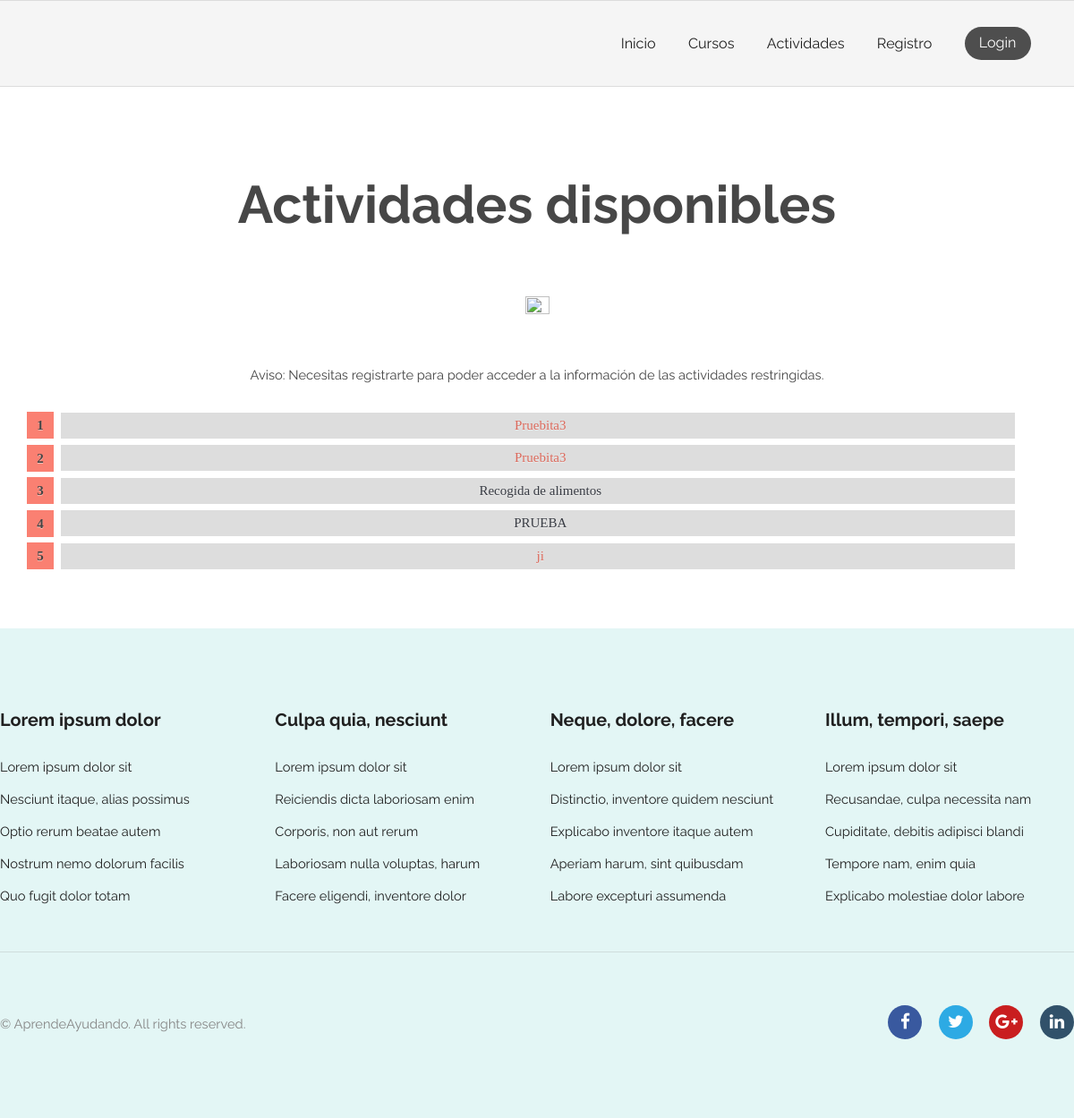
The page /activity/ on the database its author committed.
### activity/models.py (models this page shows, shortened)
class Activity(models.Model):
    title = models.CharField(max_length=200)
    pub_date = models.DateTimeField(verbose_name="date published", auto_now_add=True)
    enrolled_users = models.ManyToManyField(get_user_model(), related_name="activities", blank=True)
    entity = models.ForeignKey(get_user_model(), null=True, on_delete=models.CASCADE, limit_choices_to={'groups__name':'EntidadPublicoPrivada'})
    restricted_entry = models.BooleanField(null=True) #Aun falta añadir esta funcionalidad(recordad hacer el makemigrations->migrate si lo implementais)
    description = models.CharField(max_length=1000)
    class Meta:
        verbose_name = "Actividad"
        verbose_name_plural = "Actividades"

### activity/views.py (the view)
# urls.py: path('', views.index, name='index'), # /activity/
def index(request):
    activityList = Activity.objects.order_by('-pub_date')[:5]
    id_activities_list_inscripted = []
    for activity in activityList:
        if request.user in activity.enrolled_users.all() or request.user==activity.entity:
            id_activities_list_inscripted.extend([activity.id])
    is_entity = False
    if request.user.has_perm('activity.add_activity'):
        is_entity = True
    context = {
        'activityList': activityList,
        'activities_list_inscripted': id_activities_list_inscripted,
        'is_entity': is_entity
    }
    return render(request, 'activity/index.html', context)

### AprendeAyudando/templatetags/auth_extras.py (called while the page is built)
@register.filter(name='has_group')
def has_group(user, group_name):
    try:
        group = Group.objects.get(name=group_name)
        return True if group in user.groups.all() else False
    except Group.DoesNotExist:
        return False

@register.filter(name='is_guest')
def is_guest(user):
    return  not has_group(user, "Estudiante") and not has_group(user, "Profesor") and not has_group(user, "Entidad") and not has_group(user, "Administrador")

### AprendeAyudando/templates/activity/index.html (shortened to what this page needs)
{% extends "registration/base.html" %}
{% block content %}
<section class="wrapper align-center login">
    {% load static %}
    {% load auth_extras %}
    <link rel="stylesheet" type="text/css" href="{% static 'activity/style.css' %}">
    <div class="container 100% listaActividades">
        {% if filtered_by_enrolled %}
            <h2>Tus actividades</h2>
        {% else %}
            <h2>Actividades disponibles</h2>
        {% endif %}
        <img src="{% static 'general/images/logoTransparent.png' %}" alt="" style="width:15%;height:15%;border-radius:500px;">
        <br><br><br>
        {% if is_entity %}
			<a style="margin-bottom: 50px;" href="{% url 'activity:create' %}" class="button big pink">Añadir actividad</a>
        {% elif request.user|is_guest  %}
            <p>Aviso: Necesitas registrarte para poder acceder a la información de las actividades restringidas.</p>
        {% endif %}
        {% if activityList %}
        <ol id="prettyList" style="width:92%;">
            {% for activity in activityList %}
                {% if not activity.restricted_entry %}
                    <li id="prettyListItem"><a href="{% url 'activity:join' activity.id %}">{{ activity.title }}</a></li>
                {% elif not request.user|is_guest and not activity.id in activities_list_inscripted %}
                    <li id="prettyListItem"><a href="{% url 'activity:inscription' activity.id %}">{{ activity.title }}</a></li>
                {% elif request.user|is_guest %}
                <li id="prettyListItem"><span style="color:#db685a;">{{ activity.title }}</span></li>
                {% endif %}
            {% endfor %}
        </ol>
        {% else %}
            <p>Lo sentimos, no hay actividades disponibles.</p>
        {% endif %}
    </div>
</section>
{% endblock %}

### AprendeAyudando/static/general/css/skel.css (style rules this page uses)
html,body,div,span,applet,object,iframe,h1,h2,h3,h4,h5,h6,p,blockquote,pre,a,abbr,acronym,address,big,cite,code,del,dfn,em,img,ins,kbd,q,s,samp,small,strike,strong,sub,sup,tt,var,b,u,i,center,dl,dt,dd,ol,ul,li,fieldset,form,label,legend,table,caption,tbody,tfoot,thead,tr,th,td,article,aside,canvas,details,embed,figure,figcaption,footer,header,hgroup,menu,nav,output,ruby,section,summary,time,mark,audio,video { margin:0;padding:0;border:0;font-size:100%;font:inherit;vertical-align:baseline; }
article,aside,details,figcaption,figure,footer,header,hgroup,menu,nav,section { display:block; }
body { line-height:1; }
ol,ul { list-style:none; }
body { -webkit-text-size-adjust:none }
*, *:before, *:after { -moz-box-sizing: border-box; -webkit-box-sizing: border-box; box-sizing: border-box; }
.container { margin-left: auto; margin-right: auto; width: 1200px; }

### AprendeAyudando/static/general/css/style.css (style rules this page uses)
body { background: #fff; }
body, input, select, textarea { color: #444; font-family: "Raleway", Helvetica, sans-serif; font-size: 13pt; font-weight: 400; line-height: 1.65em; }
a { color: #383b43; text-decoration: none; }
p { margin: 0 0 2em 0; }
h1, h2, h3, h4, h5, h6 { color: #474747; font-weight: 700; line-height: 1em; margin: 0 0 1em 0; }
h2 { font-size: 1.75em; line-height: 1.5em; }
.align-center { text-align: center; }
ol { list-style: decimal; margin: 0 0 2em 0; padding-left: 1.25em; }
ol li { padding-left: 0.25em; }
.login { padding-bottom: 10em; }
.login h2 { font-size: 4em; }
.wrapper { padding: 6em 0em 4em; }

### AprendeAyudando/static/general/css/style-xlarge.css (style rules this page uses)
body, input, select, textarea { font-size: 11pt; }

### AprendeAyudando/static/activity/style.css (style rules this page uses)
.listaActividades ol { counter-reset: li; list-style: none; *list-style: decimal; font: 15px 'trebuchet MS', 'lucida sans'; padding: 0; margin-bottom: 4em; text-shadow: 0 1px 0 rgba(255,255,255,.5); }
.listaActividades ol { margin: 0 0 0 2em; }
.listaActividades li { position: relative; display: block; padding: .4em .4em .4em .8em; *padding: .4em; margin: .5em 0 .5em 2.5em; background: #ddd; color: #444; text-decoration: none; transition: all .3s ease-out; }
.listaActividades li:before { content: counter(li); counter-increment: li; position: absolute; left: -2.5em; top: 50%; margin-top: -1em; background: #fa8072; height: 2em; width: 2em; line-height: 2em; text-align: center; font-weight: bold; }
.listaActividades li:after { position: absolute; content: ''; border: .5em solid transparent; left: -1em; top: 50%; margin-top: -.5em; transition: all .3s ease-out; }

### rows shown on the page
Activity: title "Pruebita3"
Activity: title "Pruebita3"
Activity: title "Recogida de alimentos"
Activity: title "PRUEBA"
Activity: title "ji"
